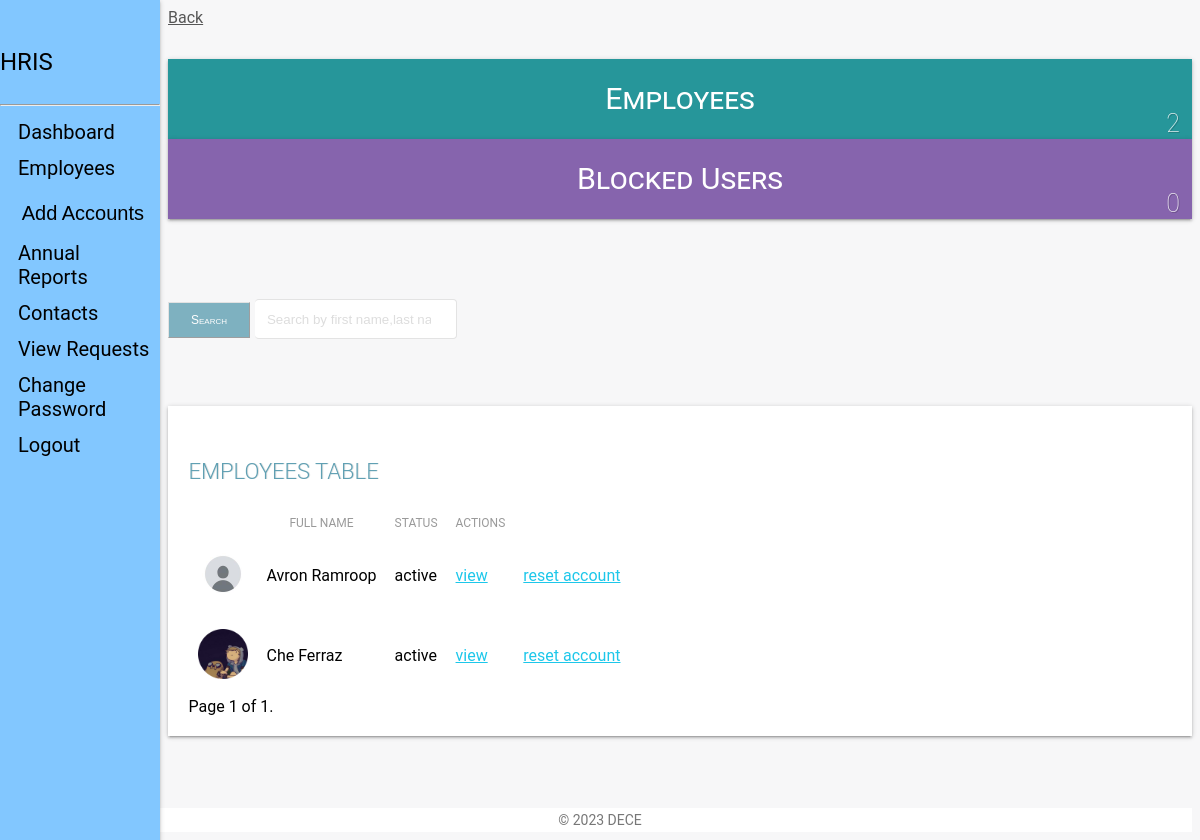
The app's page /admin_view/employees/ (signed in) with its own data.
### staff_app/models.py (models this page shows, shortened)
class Employee(models.Model):
    MALE = 'male'
    FEMALE = 'female'
    OTHER = 'other'
    NOT_KNOWN = 'Not Known'
    GENDER = (
        (MALE, 'Male'),
        (FEMALE, 'Female'),
        (OTHER, 'Other'),
        (NOT_KNOWN, 'Not Known'),
    )
    MR = 'Mr'
    MRS = 'Mrs'
    MSS = 'Mss'
    DR = 'Dr'
    SIR = 'Sir'
    MADAM = 'Madam'
    TITLE = (
        (MR, 'Mr'),
        (MRS, 'Mrs'),
        (MSS, 'Mss'),
        (DR, 'Dr'),
        (SIR, 'Sir'),
        (MADAM, 'Madam'),
    )
    FULL_TIME = 'Full-Time'
    PART_TIME = 'Part-Time'
    CONTRACT = 'Contract'
    INTERN = 'Intern'
    EMPLOYEETYPE = (
        (FULL_TIME, 'Full-Time'),
        (PART_TIME, 'Part-Time'),
        (CONTRACT, 'Contract'),
        (INTERN, 'Intern'),
    )
    user = models.ForeignKey(CustomUser, on_delete=models.CASCADE, default=1)
    title = models.CharField(_('Title'), max_length=10, default=MR,
                             choices=TITLE, blank=False, null=True)
    image = models.ImageField(_('Profile Image'), upload_to='profiles/', default='profiles/default.png',
                              blank=True, null=True, help_text='upload image size less than 2.0MB')
    firstname = models.CharField(
        _('Firstname'), max_length=125, null=False, blank=False)
    lastname = models.CharField(
        _('Lastname'), max_length=125, null=False, blank=False)
    othername = models.CharField(
        _('Othername (optional)'), max_length=125, null=True, blank=True)
    employeeid = models.PositiveIntegerField(
        _('Employee ID'), null=True, blank=True)
    sex = models.CharField(_('Gender'), max_length=10, default=NOT_KNOWN,
                           choices=GENDER, blank=False)
    email = models.EmailField(
        _('Email'), max_length=255, default=None, blank=True, null=True)
    tel = PhoneNumberField(null=False, blank=True,
                           verbose_name='Phone Number')
    bio = models.CharField(_('Bio'), max_length=255, default='',
                           null=True, blank=True)
    birthday = models.DateField(_('Date of Birth'), blank=False, null=True)
    nisnumber = models.PositiveIntegerField(
        _('NIS Number'), null=True, blank=True)
    employeetype = models.CharField(_('Employee Type'), max_length=15, default=FULL_TIME,
                                    choices=EMPLOYEETYPE, blank=False, null=True)
    vitae = models.FileField(_('Cirriculum Vitae'), upload_to='vitae/', blank=True,
                             null=True, validators=[FileExtensionValidator(allowed_extensions=['pdf', 'docx'])], help_text='upload in .docx or .pdf')  # curriculum vitae
    """
    is_blocked and is_deleted are boolean fields that indicate whether an employee is blocked or deleted.
    _('Is Blocked') and _('Is Deleted') are translation strings for the field labels.
    """
    is_blocked = models.BooleanField(
        _('Is Blocked'), help_text='button to toggle employee block and unblock', default=False)
    is_deleted = models.BooleanField(
        _('Is Deleted'), help_text='button to toggle employee deleted and undelete', default=False)
    """
    created and updated are datetime fields that store the date and time when an employee is created or updated.
    verbose_name is the human-readable name for the field.
    """
    created = models.DateTimeField(verbose_name=_(
        'Created'), auto_now_add=True, null=True)
    updated = models.DateTimeField(
        verbose_name=_('Updated'), auto_now=True, null=True)
    """
    objects is a reference to the default manager for the model.
    """
    objects = EmployeeManager()
    """
    Meta class contains some metadata for the model.
    verbose_name and verbose_name_plural are human-readable names for the model.
    ordering specifies the default ordering of the records.
    """
    class Meta:
        verbose_name = _('Employee')
        verbose_name_plural = _('Employees')
        ordering = ['-created']
    """
    __str__ method is used to convert the model object to a string representation in the database.
    Here, it returns the full name of the employee using the get_full_name property.
    """
    def __str__(self):
        return self.get_full_name
    """
    get_full_name is a property that returns the full name of the employee.
    It checks if firstname, lastname, and othername fields are available and returns the full name accordingly.
    the @property decorator allows this function to be called as a model property would withoung using '()'
    """
    @ property
    def get_full_name(self):
        fullname = ''
        firstname = self.firstname
        lastname = self.lastname
        othername = self.othername
        if (firstname and lastname) or othername is None:
            fullname = firstname + ' ' + lastname
            return fullname
        elif othername:
            fullname = firstname + ' ' + othername + ' '+lastname
            return fullname
        return
    """
    get_age is a property that returns the age of the employee.
    It calculates the age using the birthday field and the current year.
    """
    @ property
    def get_age(self):
        current_year = datetime.date.today().year
        dateofbirth_year = self.birthday.year
        if dateofbirth_year:
            return current_year - dateofbirth_year
        return

### admin_app/views.py (the view)
# urls.py: path('employees/', views.employees, name="employees"),
def employees(request):
    if not (request.user.is_authenticated and request.user.is_superuser):
        return redirect('hris:home')
    dataset = dict()
    employees = Employee.objects.all().order_by('firstname')
    query = request.GET.get('search')
    if query:
        query = re.sub(r"\s+", ".", query, flags=re.UNICODE)
        employees = employees.filter(
            Q(email__icontains=query)
        )
    paginator = Paginator(employees, 10)
    page = request.GET.get('page')
    employees_paginated = paginator.get_page(page)
    dataset['employee_list'] = employees_paginated
    dataset['all_employees'] = Employee.objects.all_employees()
    blocked_employees = Employee.objects.all_blocked_employees()
    dataset['blocked_employees'] = blocked_employees
    dataset['title'] = 'Employees list view'
    return render(request, 'admin/view_employees.html', dataset)

### admin_app/managers.py (called while the page is built)
    def get_queryset(self):
        return super().get_queryset().filter(is_deleted=False)

    def all_employees(self):
        return super().get_queryset()

    def all_blocked_employees(self):
        return super().get_queryset().filter(is_blocked=True)

### templates/admin/view_employees.html (shortened to what this page needs)
{% extends 'base.html' %}
{% load static %}
{% block content %}
<link type="text/CSS" href="{% static 'css/light-bootstrap-dashboard.css' %}" rel="stylesheet"/>
    <section class="row">
        <section class="col col-lg-12">
            <span><a href="{{request.META.HTTP_REFERER|escape}}" style="color:#565656;">Back</a></span>
        </section>
    </section>
    <section class="row margin-bottom">
        <div class="container-fluid">
            <section class="col-lg-4 col-md-4 col-sm-12">
                <div class="employee-box sec-box">
                    <a href="{% url 'admin_app:employees' %} ">
                    <span>Employees</span>
                    </a>
                    <span class="count-object">{{ all_employees.count }}</span>
                </div>
            </section>
            <section class="col-lg-4 col-md-4 col-sm-12">
                <div class="blocked-box sec-box">
                    <a href="">
                    <span>Blocked Users</span>
                    </a>
                    <span class="count-object">{{ blocked_employees.count }}</span>
                </div>
            </section>
        </div>
    </section>
    <div class="row" style="margin-bottom: 2.2rem;margin-top: 3rem;">
        <div class="">
        <div class="col-lg-12">
            <form action="." method="GET">
                <div class="input-group mb3">
                    <span class="input-group-btn">
                        <button class="btn btn-default" id = "stylebutton" type="submit">Search</button>
                    </span>
                    <input type="search" value="{{request.GET.search}}" name="search" class="form-control" placeholder="Search by first name,last name...">
                </div>
            </form>
        </div>
        </div>
    </div>
    <div class="table-responsive table-shadow">
        <div class="text-center table-description">
            <h4 class="title-h3" style="color: #60a0b3 !important;
            text-shadow: 1px 0px rgba(0,0,0,0.11)"> EMPLOYEES TABLE</h4>
        </div>
        <table class="table">
            <thead>
                <tr>
                  <th scope="col"></th>
                  <th scope="col">Full Name</th>
                  <th scope="col">Status</th>
                  <th scope="col">Actions</th>
                  <th scope="col"></th>
                </tr>
            </thead>
            <tbody>
                {% if not employee_list %}
                    <tr>
                    <td>No Employee found.</td>
                    </tr>
                {% else %}
                    {% for employee in employee_list %}
                    <tr>
                    {% if employee.image %}
                    <th scope="row"><img src="{{employee.image.url}}" width="50" height="50"></th>
                    {% else %}
                    <th scope="row">-</th>
                    {% endif %}
                    <td>{{ employee.get_full_name }}</td>
                    {% if employee.is_blocked %}
                    <td>Inactive</td>
                    {% else %}
                    <td>active</td>
                    {% endif %}
                    <td>
                        <a href="{% url 'admin_app:info' employee.user_id %}">
                            view
                        </a>
                    </td>
                    <td> <a href="{% url 'hris:reset-account' employee.user_id %}">reset account</a> </td>
                    </tr>
                    {% endfor %}
                {% endif %}
            </tbody>
        </table>
              <div class="pagination">
                <span class="step-links">
                    <span class="current">
                        Page {{ employee_list.number }} of {{ employee_list.paginator.num_pages }}.
                    </span>
                </span>
            </div>
    </div>
{% endblock content %}

### records on screen
Employee: image (placeholder picture), get_full_name "Avron Ramroop", is_blocked "active"
Employee: image (picture), get_full_name "Che Ferraz", is_blocked "active"

### other values on screen
{{ all_employees.count }} "2"
{{ blocked_employees.count }} "0"
{{ employee_list.number }} "1"
{{ employee_list.paginator.num_pages }} "1"
